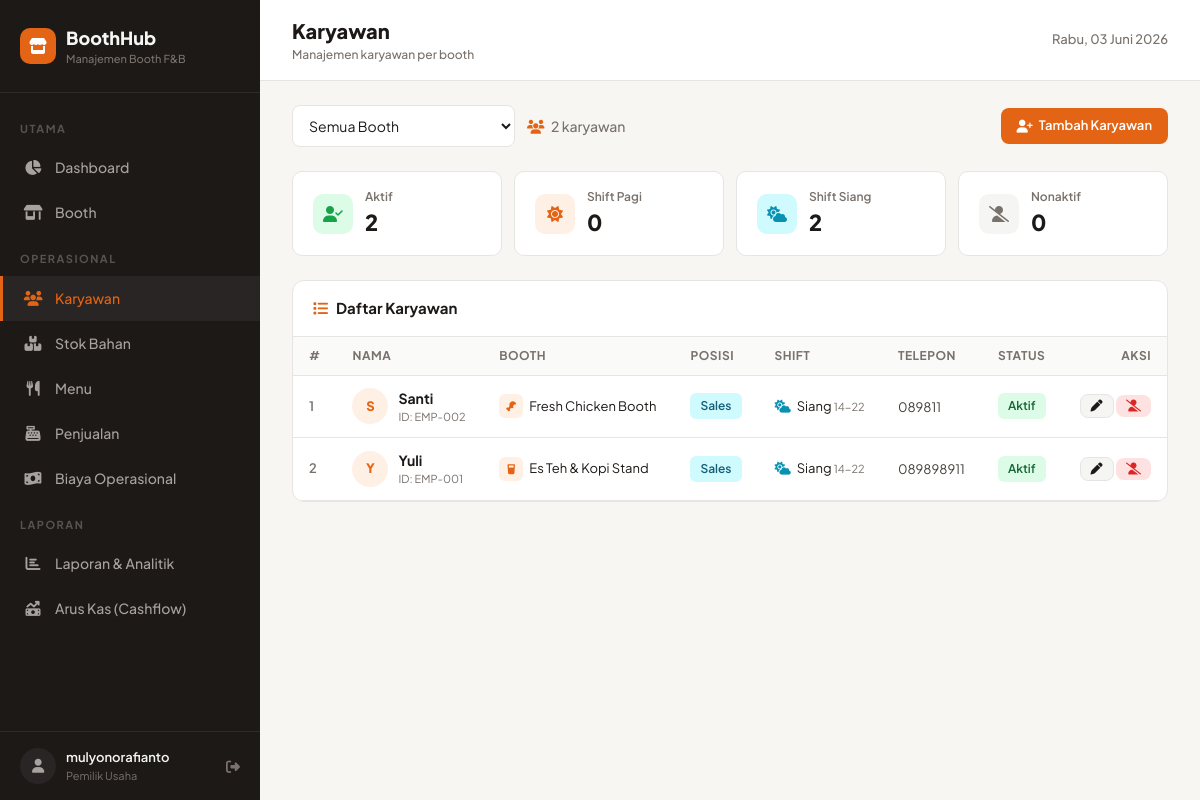
/karyawan/ (signed in), run on the app's committed database.
### boothapp/models.py (models this page shows, shortened)
class Employee(models.Model):
    SHIFT_CHOICES = [
        ('pagi', 'Pagi (06:00 - 14:00)'),
        ('siang', 'Siang (14:00 - 22:00)'),
        ('malam', 'Malam (22:00 - 06:00)'),
    ]
    STATUS_CHOICES = [
        ('active', 'Aktif'),
        ('inactive', 'Nonaktif'),
    ]
    name = models.CharField(max_length=200, verbose_name='Nama Lengkap')
    booth = models.ForeignKey(Booth, on_delete=models.CASCADE, related_name='employees')
    position = models.CharField(max_length=100, verbose_name='Posisi')
    shift = models.CharField(max_length=20, choices=SHIFT_CHOICES)
    phone = models.CharField(max_length=20, verbose_name='No. Telepon')
    status = models.CharField(max_length=20, choices=STATUS_CHOICES, default='active')
    created_at = models.DateTimeField(auto_now_add=True)
    class Meta:
        verbose_name = 'Karyawan'
        verbose_name_plural = 'Karyawan'
        ordering = ['name']

class Booth(models.Model):
    TIPE_CHOICES = [
        ('minuman', 'Minuman'),
        ('makanan', 'Makanan'),
        ('campuran', 'Campuran'),
    ]
    STATUS_CHOICES = [
        ('active', 'Aktif'),
        ('inactive', 'Nonaktif'),
    ]
    ICON_CHOICES = [
        ('fa-mug-hot', 'Kopi/Minuman'),
        ('fa-drumstick-bite', 'Ayam/Makanan'),
        ('fa-blender', 'Smoothie'),
        ('fa-glass-water', 'Es Teh'),
        ('fa-ice-cream', 'Dessert'),
        ('fa-utensils', 'Restoran'),
    ]
    name = models.CharField(max_length=200, verbose_name='Nama Booth')
    location = models.CharField(max_length=300, verbose_name='Lokasi')
    booth_type = models.CharField(max_length=20, choices=TIPE_CHOICES, verbose_name='Tipe')
    status = models.CharField(max_length=20, choices=STATUS_CHOICES, default='active')
    icon = models.CharField(max_length=50, choices=ICON_CHOICES, default='fa-mug-hot')
    created_at = models.DateTimeField(auto_now_add=True)
    class Meta:
        verbose_name = 'Booth'
        verbose_name_plural = 'Booth'
        ordering = ['name']

### boothapp/views.py (the view)
# urls.py: path('karyawan/', views.employee_list, name='employee_list'),
@login_required
def employee_list(request):
    booth_id = request.GET.get('booth', 'all')
    employees = Employee.objects.select_related('booth').all()
    if booth_id != 'all':
        employees = employees.filter(booth_id=int(booth_id))
    shift_pagi_count = employees.filter(shift='pagi', status='active').count()
    shift_siang_count = employees.filter(shift='siang', status='active').count()
    inactive_count = employees.filter(status='inactive').count()
    context = {
        'employees': employees,
        'booths': Booth.objects.all(),
        'selected_booth': booth_id,
        'shift_pagi_count': shift_pagi_count,
        'shift_siang_count': shift_siang_count,
        'inactive_count': inactive_count,
    }
    return render(request, 'boothapp/employee_list.html', context)

### templates/boothapp/employee_list.html (shortened to what this page needs)
{% extends 'boothapp/base.html' %}
{% block nav_karyawan %}active{% endblock %}
{% block page_title %}Karyawan{% endblock %}
{% block page_subtitle %}Manajemen karyawan per booth{% endblock %}
{% block content %}
<div style="display:flex;justify-content:space-between;align-items:center;margin-bottom:24px;flex-wrap:wrap;gap:12px;">
    <div style="display:flex;align-items:center;gap:12px;flex-wrap:wrap;">
        <select class="form-select" style="width:auto;min-width:220px;" id="boothFilter" onchange="filterByBooth()">
            <option value="all" {% if selected_booth == 'all' %}selected{% endif %}>Semua Booth</option>
        </select>
        <span style="font-size:14px;color:var(--muted);font-weight:500;">
            <i class="fas fa-users" style="color:var(--accent);margin-right:4px;"></i>
            {{ employees|length }} karyawan
        </span>
    </div>
    <a href="{% url 'boothapp:employee_create' %}" class="btn btn-primary" style="text-decoration:none;">
        <i class="fas fa-user-plus"></i> Tambah Karyawan
    </a>
</div>
<div style="display:grid;grid-template-columns:repeat(auto-fit,minmax(180px,1fr));gap:12px;margin-bottom:24px;">
    <div style="padding:16px 20px;background:var(--card);border:1px solid var(--border);border-radius:10px;display:flex;align-items:center;gap:12px;">
        <div style="width:40px;height:40px;border-radius:10px;background:#DCFCE7;display:flex;align-items:center;justify-content:center;">
            <i class="fas fa-user-check" style="color:var(--success);font-size:16px;"></i>
        </div>
        <div>
            <div style="font-size:12px;color:var(--muted);font-weight:600;">Aktif</div>
            <div style="font-size:22px;font-weight:900;">{{ employees|length }}</div>
        </div>
    </div>
    <div style="padding:16px 20px;background:var(--card);border:1px solid var(--border);border-radius:10px;display:flex;align-items:center;gap:12px;">
        <div style="width:40px;height:40px;border-radius:10px;background:var(--accent-light);display:flex;align-items:center;justify-content:center;">
            <i class="fas fa-sun" style="color:var(--accent);font-size:16px;"></i>
        </div>
        <div>
            <div style="font-size:12px;color:var(--muted);font-weight:600;">Shift Pagi</div>
            <div style="font-size:22px;font-weight:900;">{{ shift_pagi_count|default:"0" }}</div>
        </div>
    </div>
    <div style="padding:16px 20px;background:var(--card);border:1px solid var(--border);border-radius:10px;display:flex;align-items:center;gap:12px;">
        <div style="width:40px;height:40px;border-radius:10px;background:#CFFAFE;display:flex;align-items:center;justify-content:center;">
            <i class="fas fa-cloud-sun" style="color:var(--info);font-size:16px;"></i>
        </div>
        <div>
            <div style="font-size:12px;color:var(--muted);font-weight:600;">Shift Siang</div>
            <div style="font-size:22px;font-weight:900;">{{ shift_siang_count|default:"0" }}</div>
        </div>
    </div>
    <div style="padding:16px 20px;background:var(--card);border:1px solid var(--border);border-radius:10px;display:flex;align-items:center;gap:12px;">
        <div style="width:40px;height:40px;border-radius:10px;background:#F5F5F4;display:flex;align-items:center;justify-content:center;">
            <i class="fas fa-user-slash" style="color:var(--muted);font-size:16px;"></i>
        </div>
        <div>
            <div style="font-size:12px;color:var(--muted);font-weight:600;">Nonaktif</div>
            <div style="font-size:22px;font-weight:900;">{{ inactive_count|default:"0" }}</div>
        </div>
    </div>
</div>
<div class="card">
    <div class="card-header">
        <span><i class="fas fa-list" style="margin-right:8px;color:var(--accent);"></i>Daftar Karyawan</span>
    </div>
    <div style="overflow-x:auto;">
        <table class="data-table">
            <thead>
                <tr>
                    <th style="width:40px;">#</th>
                    <th>Nama</th>
                    <th>Booth</th>
                    <th>Posisi</th>
                    <th>Shift</th>
                    <th>Telepon</th>
                    <th>Status</th>
                    <th style="text-align:right;">Aksi</th>
                </tr>
            </thead>
            <tbody>
                {% for emp in employees %}
                <tr>
                    <td style="color:var(--muted);font-weight:600;font-size:13px;">{{ forloop.counter }}</td>
                    <td>
                        <div style="display:flex;align-items:center;gap:10px;">
                            <div style="width:36px;height:36px;border-radius:50%;background:var(--accent-light);display:flex;align-items:center;justify-content:center;font-weight:800;font-size:13px;color:var(--accent);flex-shrink:0;">
                                {{ emp.name|first }}
                            </div>
                            <div>
                                <div style="font-weight:700;font-size:14px;">{{ emp.name }}</div>
                                <div style="font-size:11px;color:var(--muted);">ID: EMP-{{ emp.id|stringformat:"03d" }}</div>
                            </div>
                        </div>
                    </td>
                    <td>
                        <div style="display:flex;align-items:center;gap:6px;">
                            <div style="width:24px;height:24px;border-radius:6px;background:var(--accent-light);display:flex;align-items:center;justify-content:center;">
                                <i class="fas {{ emp.booth.icon }}" style="color:var(--accent);font-size:10px;"></i>
                            </div>
                            <span style="font-size:13px;">{{ emp.booth.name }}</span>
                        </div>
                    </td>
                    <td>
                        <span class="badge badge-info">{{ emp.position }}</span>
                    </td>
                    <td>
                        <div style="display:flex;align-items:center;gap:6px;font-size:13px;">
                            {% if emp.shift == 'pagi' %}
                            <i class="fas fa-sun" style="color:var(--accent);"></i>
                            <span>Pagi <span style="color:var(--muted);font-size:11px;">06-14</span></span>
                            {% elif emp.shift == 'siang' %}
                            <i class="fas fa-cloud-sun" style="color:var(--info);"></i>
                            <span>Siang <span style="color:var(--muted);font-size:11px;">14-22</span></span>
                            {% else %}
                            <i class="fas fa-moon" style="color:#7C3AED;"></i>
                            <span>Malam <span style="color:var(--muted);font-size:11px;">22-06</span></span>
                            {% endif %}
                        </div>
                    </td>
                    <td>
                        <span style="font-size:13px;color:#44403C;">{{ emp.phone }}</span>
                    </td>
                    <td>
                        <span class="badge {% if emp.status == 'active' %}badge-success{% else %}badge-muted{% endif %}">
                            {% if emp.status == 'active' %}Aktif{% else %}Nonaktif{% endif %}
                        </span>
                    </td>
                    <td style="text-align:right;white-space:nowrap;">
                        <a href="{% url 'boothapp:employee_update' emp.pk %}" class="btn btn-secondary btn-sm" style="text-decoration:none;" title="Edit">
                            <i class="fas fa-pen"></i>
                        </a>
                        <form method="post" action="{% url 'boothapp:employee_toggle' emp.pk %}" style="display:inline;">
                            <button type="submit" class="btn {% if emp.status == 'active' %}btn-danger{% else %}btn-primary{% endif %} btn-sm"
                                    title="{% if emp.status == 'active' %}Nonaktifkan{% else %}Aktifkan{% endif %}"
                                    onclick="return confirm('{% if emp.status == "active" %}Nonaktifkan{% else %}Aktifkan{% endif %} {{ emp.name }}?');">
                                {% if emp.status == 'active' %}
                                <i class="fas fa-user-slash"></i>
                                {% else %}
                                <i class="fas fa-user-check"></i>
                                {% endif %}
                            </button>
                        </form>
                    </td>
                </tr>
                {% endfor %}
            </tbody>
        </table>
    </div>
</div>
{% endblock %}

### templates/boothapp/base.html (shortened to what this page needs)
<!DOCTYPE html>
<html lang="id">
<head>
    <script src="https://cdn.tailwindcss.com"></script>
    <link rel="stylesheet" href="https://cdnjs.cloudflare.com/ajax/libs/font-awesome/6.5.1/css/all.min.css">
</head>
<body>
    <aside class="sidebar" id="sidebar">
        <div class="sidebar-brand">
            <div style="display:flex;align-items:center;gap:10px;">
                <div style="width:36px;height:36px;background:var(--accent);border-radius:10px;display:flex;align-items:center;justify-content:center;">
                    <i class="fas fa-store" style="color:white;font-size:16px;"></i>
                </div>
                <div>
                    <div style="color:#F5F5F4;font-weight:800;font-size:18px;">BoothHub</div>
                    <div style="color:#78716C;font-size:11px;font-weight:500;">Manajemen Booth F&B</div>
                </div>
            </div>
        </div>
        <nav class="sidebar-nav">
            <div class="sidebar-section">Utama</div>
            <a href="{% url 'boothapp:dashboard' %}" class="{% block nav_dashboard %}{% endblock %}"><i class="fas fa-chart-pie"></i> Dashboard</a>
            <a href="{% url 'boothapp:booth_list' %}" class="{% block nav_booth %}{% endblock %}"><i class="fas fa-store-alt"></i> Booth</a>
            <div class="sidebar-section">Operasional</div>
            <a href="{% url 'boothapp:employee_list' %}" class="{% block nav_karyawan %}{% endblock %}"><i class="fas fa-users"></i> Karyawan</a>
            <a href="{% url 'boothapp:inventory_list' %}" class="{% block nav_stok %}{% endblock %}"><i class="fas fa-boxes-stacked"></i> Stok Bahan</a>
            <a href="{% url 'boothapp:menu_list' %}" class="{% block nav_menu %}{% endblock %}"><i class="fas fa-utensils"></i> Menu</a>
            <a href="{% url 'boothapp:sale_list' %}" class="{% block nav_penjualan %}{% endblock %}"><i class="fas fa-cash-register"></i> Penjualan</a>
            <a href="{% url 'boothapp:expense_list' %}" class="{% block nav_biaya %}{% endblock %}"><i class="fas fa-money-bill-wave"></i> Biaya Operasional</a>
                       <div class="sidebar-section">Laporan</div>
            <a href="{% url 'boothapp:report' %}" class="{% block nav_laporan %}{% endblock %}"><i class="fas fa-chart-bar"></i> Laporan & Analitik</a>
            <a href="{% url 'boothapp:cashflow_report' %}" class="{% block nav_cashflow %}{% endblock %}"><i class="fas fa-money-bill-trend-up"></i> Arus Kas (Cashflow)</a>
        </nav>
        <div style="padding:16px 20px;border-top:1px solid rgba(255,255,255,0.08);">
            <div style="display:flex;align-items:center;gap:10px;">
                <div style="width:36px;height:36px;background:#292524;border-radius:50%;display:flex;align-items:center;justify-content:center;">
                    <i class="fas fa-user" style="color:#A8A29E;font-size:14px;"></i>
                </div>
                <div style="flex:1;">
                    <div style="color:#F5F5F4;font-size:13px;font-weight:600;">{{ request.user.get_full_name|default:request.user.username }}</div>
                    <div style="color:#78716C;font-size:11px;">Pemilik Usaha</div>
                </div>
                <a href="{% url 'logout' %}" style="color:#78716C;font-size:14px;" title="Logout"><i class="fas fa-sign-out-alt"></i></a>
            </div>
        </div>
    </aside>
    <div class="main-content">
        <div class="topbar">
            <div style="display:flex;align-items:center;gap:12px;">
                <div>
                    <h1 id="pageTitle" style="font-size:20px;font-weight:800;">{% block page_title %}Dashboard{% endblock %}</h1>
                    <p id="pageSubtitle" style="font-size:12px;color:var(--muted);font-weight:500;">{% block page_subtitle %}{% endblock %}</p>
                </div>
            </div>
            <div style="display:flex;align-items:center;gap:12px;">
                <div style="font-size:13px;color:var(--muted);font-weight:500;">{% now "l, d F Y" %}</div>
            </div>
        </div>
        <div style="padding:24px 32px;" class="page-enter">
            {% block content %}{% endblock %}
        </div>
    </div>
</body>
</html>

### data on the page
Employee: name|first "S", name "Santi", id "002", booth.name "Fresh Chicken Booth", position "Sales", shift "siang" (drawn), phone "089811", status "Aktif"
Employee: name|first "Y", name "Yuli", id "001", booth.name "Es Teh & Kopi Stand", position "Sales", shift "siang" (drawn), phone "089898911", status "Aktif"

### other printed values
{{ request.user.get_full_name|default:request.user.username }} "mulyonorafianto"
{{ employees|length }} "2"
{{ shift_pagi_count|default:"0" }} "0"
{{ shift_siang_count|default:"0" }} "2"
{{ inactive_count|default:"0" }} "0"
